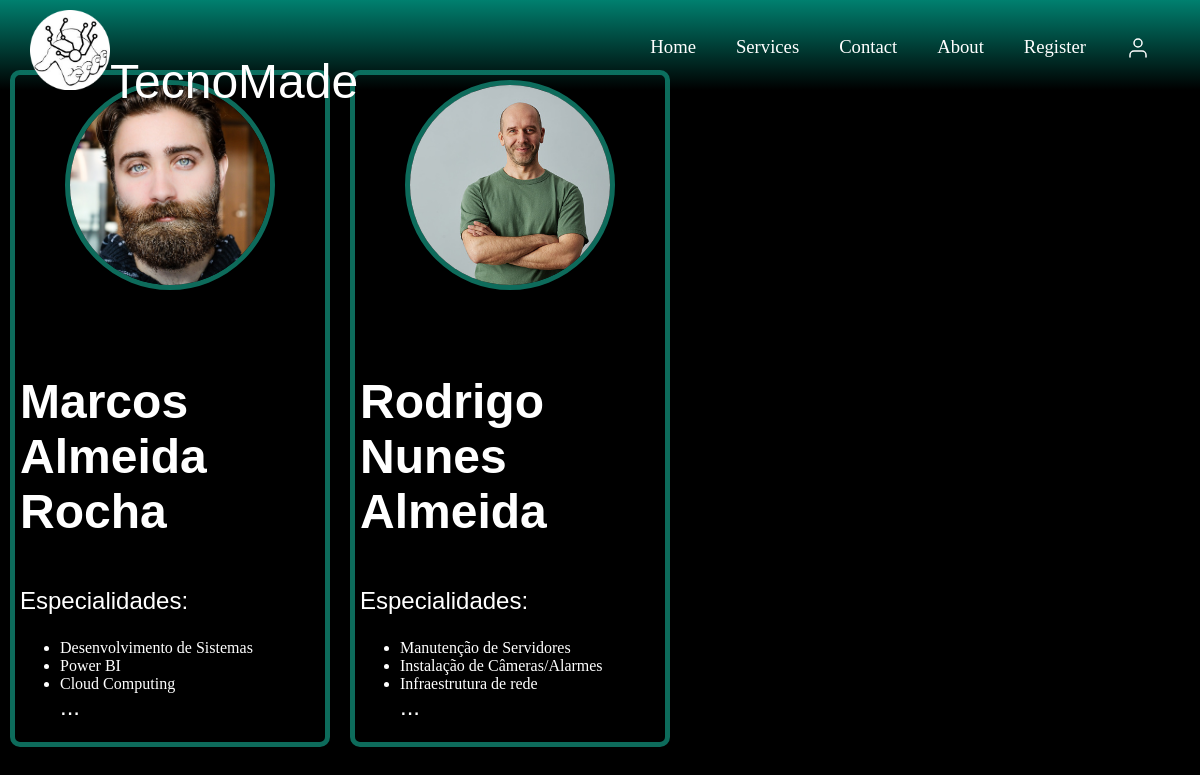
/prof.php, run on the app's committed database.
### tables this page shows
CREATE TABLE `prof` (
  `id_Pf` int(11) NOT NULL,
  `pfName` varchar(100) NOT NULL,
  `dtNasPf` date NOT NULL,
  `email` varchar(100) NOT NULL,
  `celPf` varchar(20) NOT NULL,
  `gender` char(1) NOT NULL,
  `hashPass` varchar(255) NOT NULL,
  `cnpj` varchar(20) NOT NULL,
  `imgName` varchar(255) NOT NULL,
  `categorias` varchar(20) DEFAULT NULL,
  `descPf` text NOT NULL,
  `avaliacao_media` float DEFAULT NULL
);

CREATE TABLE `categorias` (
  `id_Cat` int(11) NOT NULL,
  `nome` varchar(100) DEFAULT NULL
);

### prof.php (the view, shortened to what this page needs)
<!DOCTYPE html>
<html lang="en">
<head>
    <link rel="stylesheet" href="./css/prof.css">
</head>
<?php
if (!$_SESSION['usrLogado']) {
    require_once 'navHome.php';
}
require_once 'connect.php';
$sql = "SELECT * FROM prof ORDER BY RAND()";
$result = $conn->query($sql);
$profissionals = array();
while ($row = $result->fetch_assoc()) {
    $profissionals[] = $row;
}
?>
<section class="container">
    <div class="row profissionals">
        <?php foreach ($profissionals as $professional): ?>
            <?php
            $serviceCountQuery = "SELECT COUNT(*) AS service_count FROM services WHERE id_Pf = ?";
            $serviceCountStmt = $conn->prepare($serviceCountQuery);
            $serviceCountStmt->bind_param('i', $professional['id_Pf']);
            $serviceCountStmt->execute();
            $serviceCountResult = $serviceCountStmt->get_result();
            $serviceCountRow = $serviceCountResult->fetch_assoc();
            if (empty($serviceCountRow['service_count']) || $serviceCountRow['service_count'] == 0) {
                continue;
            }
            ?>
            <div class="col-md-4 professional" data-id="<?= $professional['id_Pf'] ?>">
                <img src='<?php echo "upload/" . $professional['imgName'] ?>' alt="Imagem do Profissional"><br><br>
                <h3>
                    <?= $professional['pfName'] ?>
                </h3>
                <p>Especialidades:</p>
                <ul>
                    <?php
                    $catSql = "SELECT categorias.nome
                       FROM cat_sel
                       INNER JOIN categorias ON cat_sel.id_Cat = categorias.id_Cat
                       WHERE cat_sel.id_Pf = {$professional['id_Pf']}
                       LIMIT 3";
                    $catResult = $conn->query($catSql);
                    $counter = 0;
                    while ($catRow = $catResult->fetch_assoc()) {
                        echo "<li>{$catRow['nome']}</li>";
                        $counter++;
                    }
                    if ($counter > 2) {
                        echo "<p style='margin:0;'>...</p>";
                    }
                    ?>
                </ul>
            </div>
        <?php endforeach; ?>
    </div>
</section>
</html>

### css/prof.css (style rules this page uses)
.container { margin-top: 5%; }
.professional { background-color: black !important; cursor: pointer; width: 300px; border-radius: 10px; border: 5px solid rgb(13, 107, 91); margin: 10px; padding: 5px; color: white; }
.row { width: 100%; display: flex; }
.container img { border-radius: 15px; width: 350px; height: 350px; object-fit: cover; margin: 10px; border: 5px solid rgb(13, 107, 91); display: flex; margin: auto; }
.professional img { width: 200px; height: 200px; border-radius: 50%; }

### css/style_home.css (style rules this page uses)
p { font-size: 18pt !important; font-family: "League Spartan", sans-serif; }
h1,h2,h3,h4 { font-family: "Josefin Sans", sans-serif; font-size: 36pt; }
img { user-select: auto; -webkit-user-select:none; -moz-user-select:none; -ms-user-select:none; }
h3, h2 { text-shadow: none !important; }

### data on the page
prof: imgName (picture), pfName "Marcos Almeida Rocha"
categorias: nome "Desenvolvimento de Sistemas"
categorias: nome "Power BI"
categorias: nome "Cloud Computing"
prof: imgName (picture), pfName "Rodrigo Nunes Almeida"
categorias: nome "Manutenção de Servidores"
categorias: nome "Instalação de Câmeras/Alarmes"
categorias: nome "Infraestrutura de rede"
